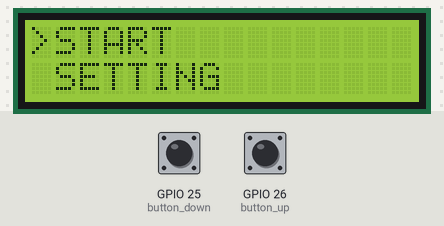
A sketch run on a simulated ESP32. Shown: 16×2 character LCD. The test bench sets the inputs (shaded band); at power-on: GPIO 25 (button_down) HIGH, GPIO 26 (button_up) HIGH. What the sketch prints to the serial monitor is not drawn.

Above: at 4.3 s.
4.4 s: GPIO 25 (button_down) pulled LOW for 0.15 s
At 5.6 s:
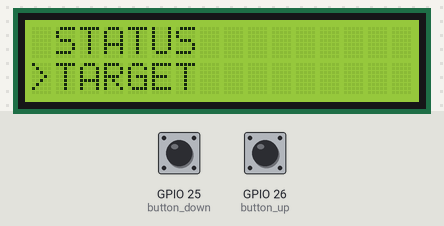
6.0 s: GPIO 26 (button_up) pulled LOW for 0.15 s
At 6.02 s:
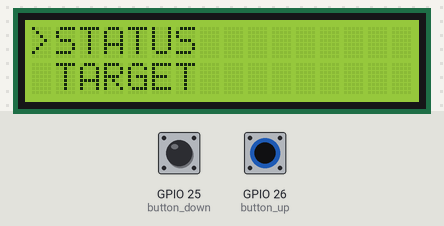
7.6 s: GPIO 25 (button_down) pulled LOW for 1 s
At 7.62 s:
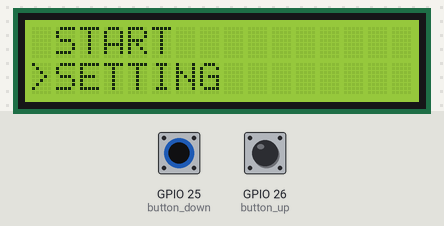
10.1 s: GPIO 26 (button_up) pulled LOW for 1 s
At 11.2 s:
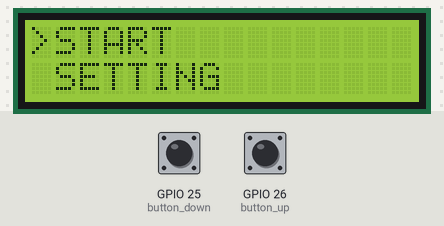
12.6 s: GPIO 25 (button_down) driven LOW and GPIO 26 (button_up) driven LOW
At 13.1 s:
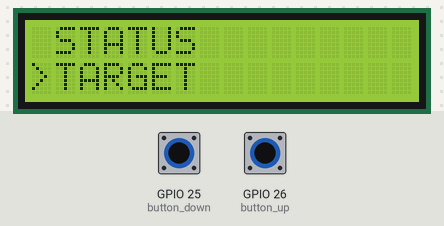
Timing chart, 0 to 13.8 s (numbered marks = the images above; inputs shaded):
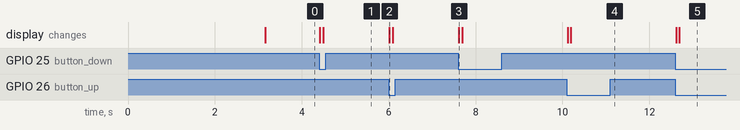

The sketch:

lcd_menu.ino
```cpp
#include <Wire.h>
#include <LiquidCrystal_I2C.h>

LiquidCrystal_I2C lcd(0x27,16,2);

// variable button
#define button_start 14
#define button_cancel 27
#define button_up 26
#define button_down 25

int button_state_start = 0;
int button_state_cancel = 0;
int button_state_up = 0;
int button_state_down = 0;

int menu = 1;

void welcome(){
  lcd.setCursor(4,0);
  lcd.print("PANASONIC");
  lcd.setCursor(5,1);
  lcd.print("WELCOME");
  delay(3000);
}

void update_start_menu(){
  switch(menu) {
    case 0:
      menu = 1;
      break;
    case 1:
      lcd.clear();
      lcd.setCursor(0,0);
      lcd.print(">START");
      lcd.setCursor(0,1);
      lcd.print(" SETTING");
      break;
    case 2:
      lcd.clear();
      lcd.setCursor(0,0);
      lcd.print(" START");
      lcd.setCursor(0,1);
      lcd.print(">SETTING");
      break;
    case 3:
      lcd.clear();
      lcd.setCursor(0,0);
      lcd.print(">SETTING");
      lcd.setCursor(0,1);
      lcd.print(" STATUS");
      break;
     case 4:
      lcd.clear();
      lcd.setCursor(0,0);
      lcd.print(" SETTING");
      lcd.setCursor(0,1);
      lcd.print(">STATUS");
      break;
     case 5:
      lcd.clear();
      lcd.setCursor(0,0);
      lcd.print(">STATUS");
      lcd.setCursor(0,1);
      lcd.print(" TARGET");
      break;
     case 6:
      lcd.clear();
      lcd.setCursor(0,0);
      lcd.print(" STATUS");
      lcd.setCursor(0,1);
      lcd.print(">TARGET");
      break;
     case 7:
      menu = 6;
      break;
  }
}

void start_button_operation(){
    button_state_down = digitalRead(button_down);
    button_state_up = digitalRead(button_up);

  if(!button_state_down){
    menu++;
    update_start_menu();
    Serial.print("state_down: ");
    Serial.println(button_state_down);

  } else if(!button_state_up){
    menu--;
    update_start_menu();
    Serial.print("state_up: ");
    Serial.println(button_state_up);
  }
}

void IRAM_ATTR isr() {
  button_state_up = 1;
  button_state_down = 1;
}

void setup() {
  Serial.begin(115200);

  // initialize input
  pinMode(button_start, INPUT_PULLUP);
  pinMode(button_cancel, INPUT_PULLUP);
  pinMode(button_up, INPUT_PULLUP);
  pinMode(button_down, INPUT_PULLUP);

  attachInterrupt(button_up, isr, FALLING);
  attachInterrupt(button_down, isr, FALLING);

  // Setup LCD
  lcd.init();
  lcd.init();
  lcd.backlight();

  // Welcome message
  welcome();
  update_start_menu();
}

void loop() {
  start_button_operation();

}
```

Measured:
- after the input at 4.4 s, the display: first changes at once (image 1 shows a later state)
- after the input at 6.0 s, the display: changes at once (image 2)
- after the input at 7.6 s, the display: changes at once (image 3)
- after the input at 10.1 s, the display: first changes at once (image 4 shows a later state)
- after the input at 12.6 s, the display: first changes at once (image 5 shows a later state)
